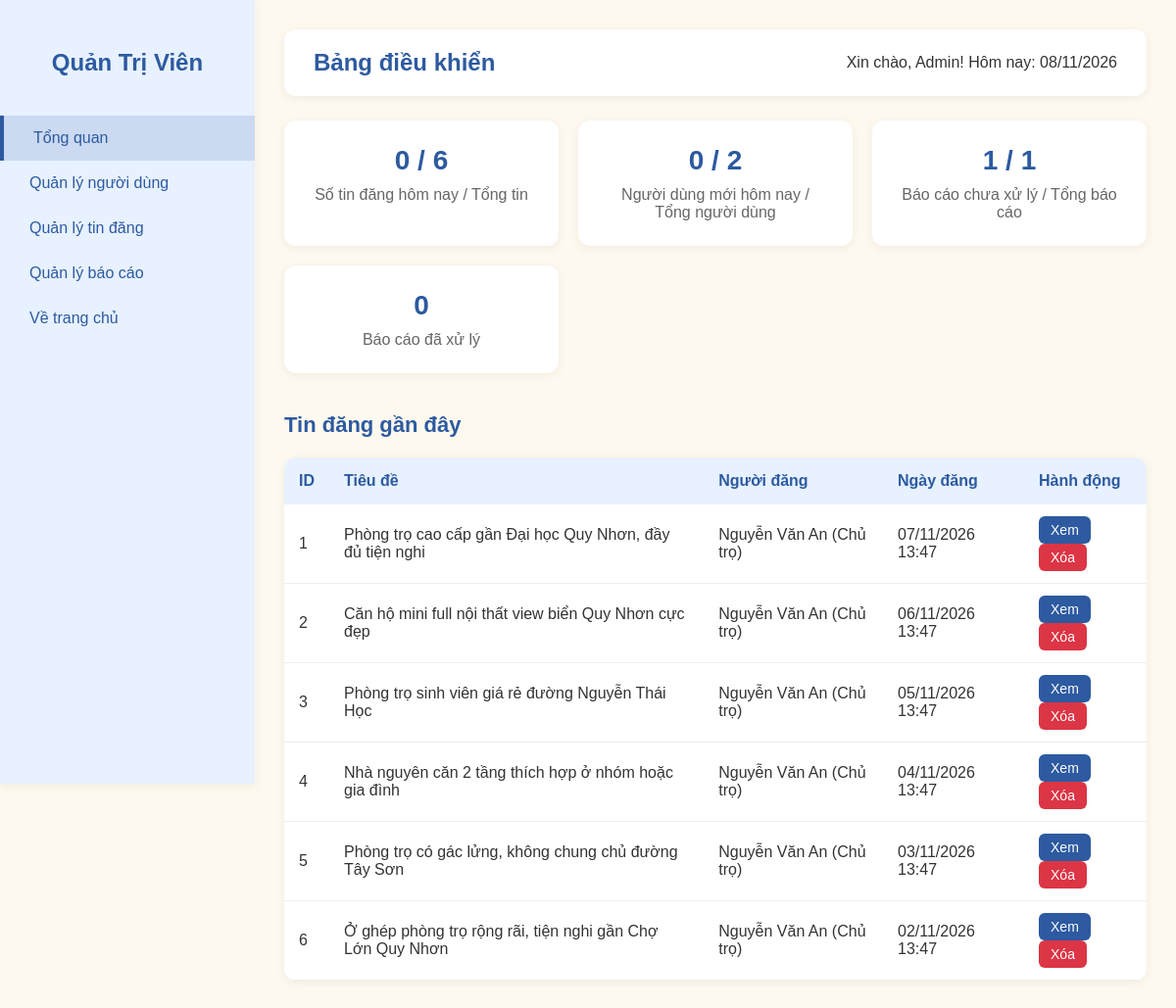
The app's page /public/index.php?page=admin (signed in) with its own data.
### tables this page shows
CREATE TABLE `post` (
    `PostID` INT AUTO_INCREMENT PRIMARY KEY,
    `UserID` INT NOT NULL,
    `TieuDe` VARCHAR(255) NOT NULL,
    `MoTa` TEXT DEFAULT NULL,
    `DiaChi` VARCHAR(255) NOT NULL,
    `DienTich` DECIMAL(8,2) NOT NULL DEFAULT 0.00,
    `GiaPhong` DECIMAL(15,2) NOT NULL DEFAULT 0.00,
    `Latitude` DECIMAL(10,8) DEFAULT NULL,
    `Longitude` DECIMAL(11,8) DEFAULT NULL,
    `TrangThai` TINYINT NOT NULL DEFAULT 1 COMMENT '1: Hien thi, 0: An',
    `NgayDang` DATETIME NOT NULL DEFAULT CURRENT_TIMESTAMP,
    `Video` VARCHAR(255) DEFAULT NULL,
    CONSTRAINT `fk_post_user` FOREIGN KEY (`UserID`) REFERENCES `user` (`UserID`) ON DELETE CASCADE ON UPDATE CASCADE,
    INDEX `idx_post_filter` (`TrangThai`, `GiaPhong`, `DienTich`, `NgayDang`),
    INDEX `idx_post_user` (`UserID`),
    INDEX `idx_post_created` (`NgayDang`)
);

CREATE TABLE `user` (
    `UserID` INT AUTO_INCREMENT PRIMARY KEY,
    `HoTen` VARCHAR(100) NOT NULL,
    `Email` VARCHAR(100) NOT NULL,
    `MatKhau` VARCHAR(255) NOT NULL,
    `SoDienThoai` VARCHAR(20) DEFAULT NULL,
    `DiaChi` VARCHAR(255) DEFAULT NULL,
    `TrangThai` TINYINT NOT NULL DEFAULT 1 COMMENT '1: Hoat dong, 0: Khoa',
    `IsAdmin` TINYINT NOT NULL DEFAULT 0 COMMENT '0: Nguoi dung, 1: Quan tri vien',
    `created_at` DATETIME NOT NULL DEFAULT CURRENT_TIMESTAMP,
    CONSTRAINT `uq_user_email` UNIQUE (`Email`),
    INDEX `idx_user_phone` (`SoDienThoai`),
    INDEX `idx_user_status` (`TrangThai`, `IsAdmin`)
);

### app/Controllers/AdminController.php (called while the page is built, shortened)
<?php
class AdminController
{
    public function index()
    {
        require_once __DIR__ . '/../Models/DB.php';
        $stmt = query("SELECT p.PostID, p.TieuDe, u.HoTen, p.NgayDang
                       FROM post p
                       JOIN user u ON p.UserID = u.UserID
                       ORDER BY p.NgayDang DESC LIMIT 10");
        $recentPosts = $stmt->fetchAll(PDO::FETCH_ASSOC);
        return view('admin/index', compact(
            'totalPosts',
            'todayPosts',
            'totalUsers',
            'todayUsers',
            'pendingReports',
            'recentPosts'
        ));
    }
}

### public/index.php (called while the page is built, shortened)
<?php
require_once __DIR__ . '/../app/functions.php';

### app/Models/DB.php (called while the page is built, shortened)
<?php
class DB
{
    private static ?PDO $pdo = null;
    public static function connect(): PDO
    {
        if (self::$pdo === null) {
            $host    = defined('DB_HOST') ? DB_HOST : '127.0.0.1';
            $port    = defined('DB_PORT') ? DB_PORT : '3306';
            $dbname  = defined('DB_NAME') ? DB_NAME : 'phongtroqn';
            $user    = defined('DB_USER') ? DB_USER : 'root';
            $pass    = defined('DB_PASS') ? DB_PASS : '';
            $dsn = "mysql:host={$host};port={$port};dbname={$dbname};charset=utf8mb4";
            $options = [
                PDO::ATTR_ERRMODE            => PDO::ERRMODE_EXCEPTION,
                PDO::ATTR_DEFAULT_FETCH_MODE => PDO::FETCH_ASSOC,
                PDO::ATTR_EMULATE_PREPARES   => false,
            ];
            try {
                self::$pdo = new PDO($dsn, $user, $pass, $options);
            } catch (PDOException $e) {
                error_log("Database Connection Error: " . $e->getMessage());
                if (defined('APP_DEBUG') && APP_DEBUG === true) {
                    throw new RuntimeException("Lỗi kết nối CSDL: " . $e->getMessage());
                }
                http_response_code(500);
                require_once __DIR__ . '/../Views/errors/500.php';
                exit;
            }
        }
        return self::$pdo;
    }
    public static function query(string $sql, array $params = []): PDOStatement
    {
        $stmt = self::connect()->prepare($sql);
        $stmt->execute($params);
        return $stmt;
    }
}
if (!function_exists('query')) {
    function query(string $sql, array $params = []): PDOStatement
    {
        return DB::query($sql, $params);
    }
}

### app/Views/admin/index.php (the view, shortened to what this page needs)
<!DOCTYPE html>
<html lang="vi">
<head>
</head>
<body>
<?php
require_once __DIR__ . '/../../Models/DB.php';
$totalPosts     = query("SELECT COUNT(*) FROM post")->fetchColumn();
$todayPosts     = query("SELECT COUNT(*) FROM post WHERE DATE(NgayDang) = CURDATE()")->fetchColumn();
$totalUsers     = query("SELECT COUNT(*) FROM user WHERE IsAdmin = 0")->fetchColumn();
$todayUsers     = 0;
$totalReports   = query("SELECT COUNT(*) FROM baocao")->fetchColumn();
$pendingReports = query("SELECT COUNT(*) FROM baocao WHERE DaXuLy = 0")->fetchColumn();
$resolvedReports= query("SELECT COUNT(*) FROM baocao WHERE DaXuLy = 1")->fetchColumn();
$recentPosts = query("SELECT p.PostID, p.TieuDe, u.HoTen, p.NgayDang
                      FROM post p JOIN user u ON p.UserID = u.UserID
                      ORDER BY p.NgayDang DESC LIMIT 10")->fetchAll(PDO::FETCH_ASSOC);
?>
<div class="sidebar">
    <h2>Quản Trị Viên</h2>
    <a href="<?= BASE_URL ?>/index.php?page=admin" class="active">Tổng quan</a>
    <a href="<?= BASE_URL ?>/index.php?page=admin/users">Quản lý người dùng</a>
    <a href="<?= BASE_URL ?>/index.php?page=admin/posts">Quản lý tin đăng</a>
    <a href="<?= BASE_URL ?>/index.php?page=admin/reports">Quản lý báo cáo</a>
    <a href="<?= BASE_URL ?>/index.php">Về trang chủ</a>
</div>
<div class="content">
    <div class="topbar">
        <h2>Bảng điều khiển</h2>
        <span>Xin chào, Admin! Hôm nay: <?= date('d/m/Y') ?></span>
    </div>
    <div class="cards">
        <div class="card"><h3><?= $todayPosts ?> / <?= $totalPosts ?></h3><p>Số tin đăng hôm nay / Tổng tin</p></div>
        <div class="card"><h3><?= $todayUsers ?> / <?= $totalUsers ?></h3><p>Người dùng mới hôm nay / Tổng người dùng</p></div>
        <div class="card"><h3><?= $pendingReports ?> / <?= $totalReports ?></h3><p>Báo cáo chưa xử lý / Tổng báo cáo</p></div>
        <div class="card"><h3><?= $resolvedReports ?></h3><p>Báo cáo đã xử lý</p></div>
    </div>
    <h2 class="section-title">Tin đăng gần đây</h2>
    <table>
        <thead>
            <tr>
                <th>ID</th><th>Tiêu đề</th><th>Người đăng</th><th>Ngày đăng</th><th>Hành động</th>
            </tr>
        </thead>
      <tbody>
        <?php foreach ($recentPosts as $post): ?>
        <tr>
          <td><?= $post['PostID'] ?></td>
          <td><?= htmlspecialchars($post['TieuDe']) ?></td>
          <td><?= htmlspecialchars($post['HoTen']) ?></td>
          <td><?= date('d/m/Y H:i', strtotime($post['NgayDang'])) ?></td>
          <td>
            <a href="<?= BASE_URL ?>/chi-tiet/<?= $post['PostID'] ?>">
              <button class="btn">Xem</button>
            </a>
            <button class="btn btn-danger btn-delete" data-id="<?= $post['PostID'] ?>">Xóa</button>
          </td>
        </tr>
        <?php endforeach; ?>
      </tbody>
    </table>
</div>
</body>
</html>

### app/functions.php (shortened to what this page needs)
<?php
require_once __DIR__ . '/Models/DB.php';
function view($path, $data = []) {
    extract($data);
    $file = __DIR__ . '/Views/' . ltrim($path, '/') . '.php';
    if (file_exists($file)) {
        require $file;
    } else {
        die("View không tồn tại: <b>$file</b><br>Phải nằm trong app/Views/");
    }
}
if (php_sapi_name() !== 'cli' || defined('APP_RUN_ROUTER')) {
    Csrf::verifyOrAbort();
    $uri = parse_url($_SERVER['REQUEST_URI'] ?? '/', PHP_URL_PATH) ?? '/';
    $uri = str_replace('/PhongTroQN/public', '', $uri);
    $uri = str_replace('/index.php', '', $uri);
    $uri = rtrim($uri, '/');
    $uri = $uri === '' ? '/' : $uri;
if (isset($_GET['page'])) {
    $uri = '/' . trim($_GET['page'], '/');
}
if (preg_match('#^/sua-tin/(\d+)$#', $uri, $m)) {
    $_GET['id'] = $m[1];
    (new PostController)->edit($m[1]);
    exit;
}
if (preg_match('#^/xoa-tin/(\d+)$#', $uri, $m)) {
    if ($_SERVER['REQUEST_METHOD'] !== 'POST') {
        http_response_code(405);
        die('405 Method Not Allowed: Thao tác xóa tin yêu cầu phương thức POST.');
    }
    (new PostController)->delete($m[1]);
    exit;
}
if (preg_match('#^/api/post-detail/(\d+)$#', $uri, $m)) {
    $postId = $m[1];
    $stmt = query("SELECT p.*, u.HoTen AS TenNguoiDang FROM post p JOIN user u ON p.UserID = u.UserID WHERE p.PostID = ?", [$postId]);
    $post = $stmt->fetch();
    if (!$post) {
        header('Content-Type: application/json');
        echo json_encode(['success' => false, 'message' => 'Tin không tồn tại']);
        exit;
    }
    $stmt = query("SELECT URLAnh FROM hinhanh WHERE PostID = ? ORDER BY HinhID", [$postId]);
    $images = array_column($stmt->fetchAll(), 'URLAnh');
    header('Content-Type: application/json');
    echo json_encode([
        'success' => true,
        'post' => $post,
        'images' => $images
    ]);
    exit;
}
match (true) {
    $uri === '/' && (
        !empty($_GET['gia']) ||
        !empty($_GET['loai']) ||
        !empty($_GET['dientich']) ||
        !empty($_GET['dactiem']) ||
        !empty($_GET['tinh']) ||
        !empty($_GET['huyen'])
    ) => (new HomeController)->filter(),
    in_array($uri, ['/', '/trang-chu', '/index.php', '']) => (new HomeController)->index(),
    $uri === '/dang-nhap'  => (new AuthController)->login(),
    $uri === '/dang-ky'    => (new AuthController)->register(),
    $uri === '/dang-xuat'  => (new AuthController)->logout(),
	$uri === '/dang-tin'           => (new PostController)->create(),
    $uri === '/dang-tin/luu'       => (new PostController)->store(),
	$uri === '/tin-cua-toi'                 => (new PostController)->myPosts(),
	$uri === '/cap-nhat-tin'                => (new PostController)->update(),
    $uri === '/bao-cao'                    => (new PostController)->report(),
    $uri === '/admin'                                    => (new AdminController)->index(),
    $uri === '/admin/reports'                            => (new AdminController)->manageReports(),
     $uri === '/admin/users'                              => (new AdminController)->users(),
	$uri === '/admin/delete-post' && $_SERVER['REQUEST_METHOD'] === 'POST' => (new AdminController)->deletePost(),
	$uri === '/admin/post-detail' && $_GET['id'] => (new AdminController)->getPostDetail(),
    $uri === '/tai-khoan' => (new UserController)->profile(),
    $uri === '/tai-khoan/cap-nhat' && $_SERVER['REQUEST_METHOD'] === 'POST' => (function() {
        (new UserController)->updateProfile();
        exit;
    })(),
    $uri === '/tai-khoan/doi-sdt' && $_SERVER['REQUEST_METHOD'] === 'POST' => (function() {
        (new UserController)->changePhone();
        exit;
    })(),
    $uri === '/tai-khoan/gui-otp-sdt' && $_SERVER['REQUEST_METHOD'] === 'POST' => (function() {
        (new UserController)->sendPhoneOTP();
        exit;
    })(),
    $uri === '/tai-khoan/doi-mat-khau' && $_SERVER['REQUEST_METHOD'] === 'POST' => (function() {
        (new UserController)->changePassword();
        exit;
    })(),
    $uri === '/tin-da-luu'              => (new FavoriteController)->index(),
    $uri === '/api/favorite/toggle' && $_SERVER['REQUEST_METHOD'] === 'POST' => (function() {
        (new FavoriteController)->toggle();
        exit;
    })(),
    default                                              => view('errors/404'),
};
}

### app/Views/admin/index.php (style rules this page uses)
:root { --p:#2d5aa0;--l:#E7F1FF;--bg:#FEF9EE;--shadow:0 2px 10px rgba(0,0,0,.06); }
* { box-sizing:border-box }
body { margin:0;font-family:Arial;background:var(--bg);color:#333 }
.sidebar { width:260px;height:100vh;background:var(--l);position:fixed;padding:30px 0;box-shadow:var(--shadow);overflow-y:auto }
.sidebar h2 { text-align:center;color:var(--p);margin-bottom:40px;font-size:24px }
.sidebar a { display:block;padding:14px 30px;color:var(--p);text-decoration:none;font-weight:500;transition:.3s }
.sidebar a.active { background:rgba(45,90,160,.15);border-left:4px solid var(--p) }
.content { margin-left:260px;padding:30px }
.topbar { background:#fff;padding:20px 30px;border-radius:12px;margin-bottom:25px;display:flex;justify-content:space-between;align-items:center;box-shadow:var(--shadow) }
.topbar h2 { margin:0;color:var(--p) }
.cards { display:grid;grid-template-columns:repeat(auto-fit,minmax(250px,1fr));gap:20px;margin-bottom:40px }
.card { background:#fff;padding:25px;border-radius:12px;text-align:center;box-shadow:var(--shadow) }
.card h3 { margin:0 0 10px;font-size:28px;color:var(--p) }
.card p { margin:0;color:#666;font-size:16px }
.section-title { color:var(--p);margin:40px 0 20px;font-size:22px }
table { width:100%;background:#fff;border-collapse:collapse;border-radius:12px;overflow:hidden;box-shadow:var(--shadow) }
th { background:var(--l);color:var(--p);padding:15px;text-align:left;font-weight:600 }
td { padding:12px 15px;border-bottom:1px solid #eee }
.btn { padding:6px 12px;background:var(--p);color:#fff;border:none;border-radius:6px;cursor:pointer;font-size:14px }
.btn-danger { background:#dc3545 }

### records on screen
post: PostID "1", TieuDe "Phòng trọ cao cấp gần Đại học Quy Nhơn, đầy đủ tiện nghi", UserID.HoTen "Nguyễn Văn An (Chủ trọ)", NgayDang "07/11/2026 13:47"
post: PostID "2", TieuDe "Căn hộ mini full nội thất view biển Quy Nhơn cực đẹp", UserID.HoTen "Nguyễn Văn An (Chủ trọ)", NgayDang "06/11/2026 13:47"
post: PostID "3", TieuDe "Phòng trọ sinh viên giá rẻ đường Nguyễn Thái Học", UserID.HoTen "Nguyễn Văn An (Chủ trọ)", NgayDang "05/11/2026 13:47"
post: PostID "4", TieuDe "Nhà nguyên căn 2 tầng thích hợp ở nhóm hoặc gia đình", UserID.HoTen "Nguyễn Văn An (Chủ trọ)", NgayDang "04/11/2026 13:47"
post: PostID "5", TieuDe "Phòng trọ có gác lửng, không chung chủ đường Tây Sơn", UserID.HoTen "Nguyễn Văn An (Chủ trọ)", NgayDang "03/11/2026 13:47"
post: PostID "6", TieuDe "Ở ghép phòng trọ rộng rãi, tiện nghi gần Chợ Lớn Quy Nhơn", UserID.HoTen "Nguyễn Văn An (Chủ trọ)", NgayDang "02/11/2026 13:47"

### other values on screen
$todayPosts "0"
$totalPosts "6"
$todayUsers "0"
$totalUsers "2"
$pendingReports "1"
$totalReports "1"
$resolvedReports "0"
